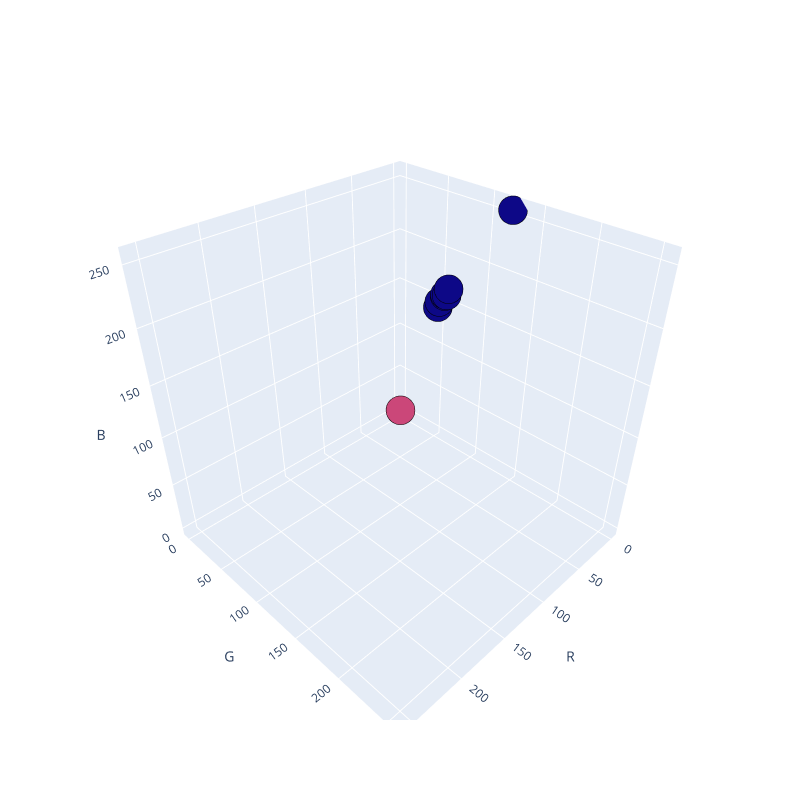

This figure's notebook cell:
### Code cell
Scene = dict(xaxis = dict(title = 'R'), yaxis = dict(title = 'G'), zaxis = dict(title = 'B'))

labels = model.labels_
trace = go.Scatter3d(x=x[:, 0], y=x[:, 1], z=x[:, 2], mode='markers', marker=dict(color = labels, size = 10, line = dict(color='black', width = 1)))
layout = go.Layout(margin=dict(l=0,r=0), scene = Scene, height = 800, width = 800)
data = [trace]
fig = go.Figure(data = data, layout = layout)
fig.show()

### Figure 1 — Plotly figure (JSON) as saved in the notebook; plotly's stock layout.template omitted (floating-point values rounded to 4 significant figures)
{"data": [{"marker": {"color": [0, 0, 0, 0, 0, 0, 2, 1, 0], "line": {"color": "black", "width": 1}, "size": 10}, "mode": "markers", "type": "scatter3d", "x": [42, 34, 30, 35, 35, 35, 0, 255, 0], "y": [98, 87, 76, 82, 88, 90, 0, 255, 125], "z": [192, 179, 163, 172, 181, 181, 0, 255, 255]}], "layout": {"height": 800, "margin": {"l": 0, "r": 0}, "scene": {"xaxis": {"title": {"text": "R"}}, "yaxis": {"title": {"text": "G"}}, "zaxis": {"title": {"text": "B"}}}, "width": 800}}
